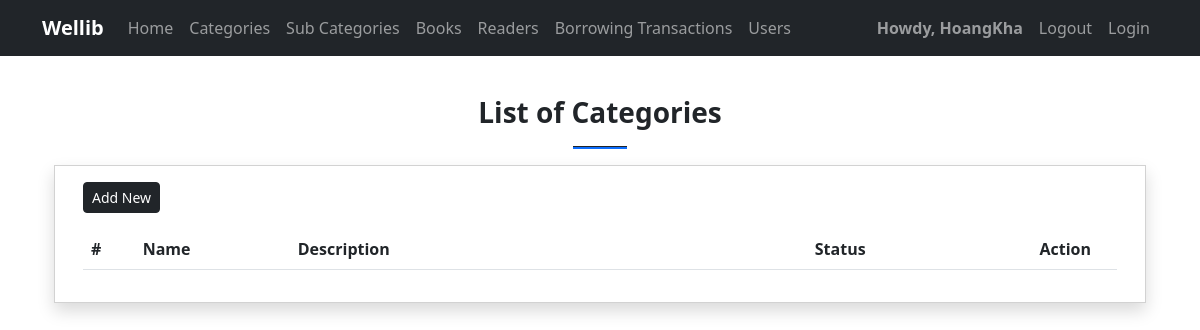
The app's page /ad/category/, older data.
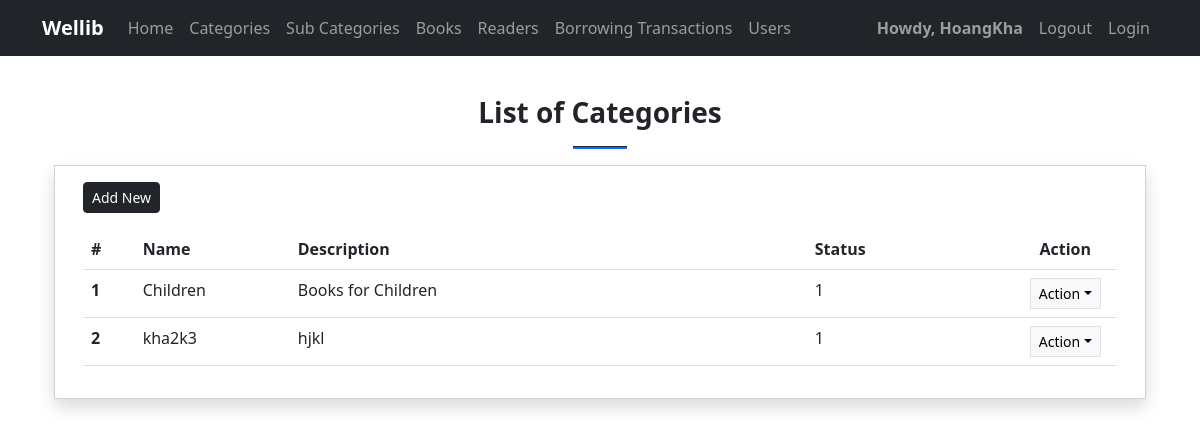
The same page, newer data.
### ad/models.py (models this page shows, shortened)
class Category(models.Model):
    name = models.CharField(max_length=250)
    description = models.TextField(blank=True, null= True)
    status = models.CharField(max_length=2, choices=(('1','Active'), ('2','Inactive')), default = 1)
    delete_flag = models.IntegerField(default = 0)
    date_added = models.DateTimeField(default = timezone.now)

### ad/views.py (the view)
# urls.py: path('category/', views.category, name = 'category'),
def category(request):
    context = context_data()
    context['page_title'] = 'Categories'
    context['data'] = models.Category.objects.all()
    return render(request, 'ad/category.html', context)

### ad/views.py (called while the page is built)
def context_data():
    context = {
        'page_title': '',
        'system_name': 'Wellib',
    }
    return context

### ad/templates/ad/category.html (shortened to what this page needs)
{% extends 'ad/base.html' %}
{% block Page_content %}
<section class="py-4">
  <div class="container">
    <h3 class="fw-bolder text-center">List of Categories</h3>
    <center>
      <hr class="bg-primary opacity-100" style="height:3px" width="5%" />
    </center>
    <div class="card rounded-0 shadow">
      <div class="card-body">
        <div class="container-fluid">
          <div class="text-start mb-3">
            <a href="{% url 'ad:manage_category'%}" class="btn btn-sm btn-dark rounded-1 bg-gradient-primary" type="button">Add New</a>
          </div>
          <table class="table">
            <colcategory>
              <col width="5%" />
              <col width="15%" />
              <col width="50%" />
              <col width="20%" />
              <col width="10%" />
            </colcategory>
            <thead>
              <tr>
                <th scope="col">#</th>
                <th scope="col">Name</th>
                <th scope="col">Description</th>
                <th scope="col">Status</th>
                <th class="text-center">Action</th>
              </tr>
            </thead>
            <tbody>
              {% if data %}
                {% for d in data %}
                  <tr>
                    <th scope="row">{{ forloop.counter }}</th>
                    <td>{{ d.name }}</td>
                    <td>{{ d.description }}</td>
                    <td>{{ d.status }}</td>
                    <td class="text-center">
                      <div class="dropdown">
                        <button class="btn btn-light btn-sm rounded-0 border dropdown-toggle" type="button" id="{{ d.pk }}" data-bs-toggle="dropdown" aria-expanded="false">Action</button>
                      </div>
                    </td>
                  </tr>
                {% endfor %}
              {% endif %}
            </tbody>
          </table>
        </div>
      </div>
    </div>
  </div>
</section>
{% endblock %}

Row changes from the older to the newer data that the page shows:
added Category: name "Children", description "Books for Children", status "1"
added Category: name "kha2k3", description "hjkl", status "1"
